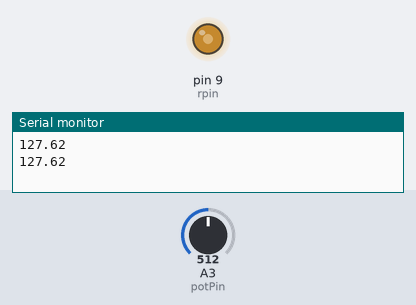
This sketch was run on a simulated Arduino Uno, built with avr-gcc and run on an emulated ATmega328P. On the bench: output pins drawn as LEDs (lit = HIGH), the last lines printed to the serial monitor. Inputs (shaded band) come from the test bench; at power-on: A3 (potPin) = 512.

Above: at 1.8 s.
1.9 s: A3 (potPin) set to 716
At 3.2 s:
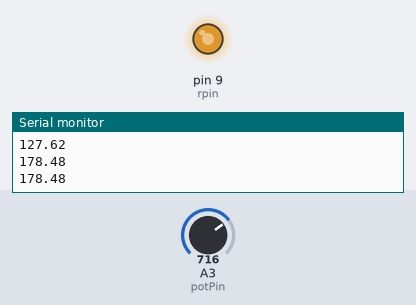
3.5 s: A3 (potPin) set to 900
At 5.0 s:
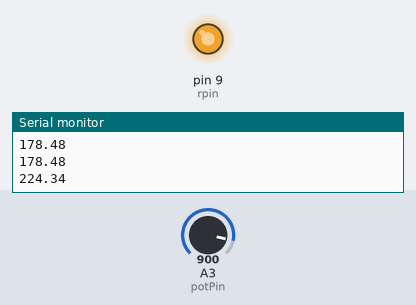
5.5 s: A3 (potPin) set to 122
At 6.5 s:
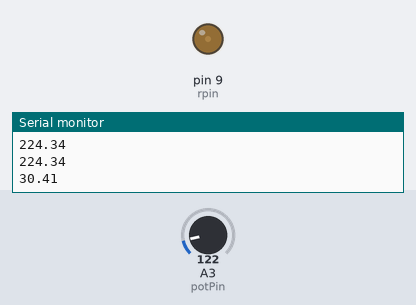
7.5 s: A3 (potPin) set to 0
At 9.2 s:
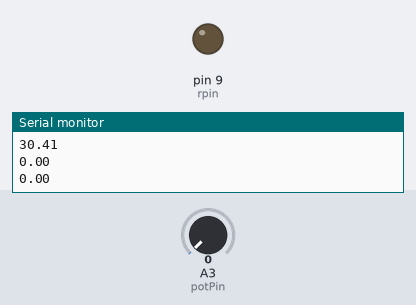
9.5 s: A3 (potPin) set to 511
At 10.8 s:
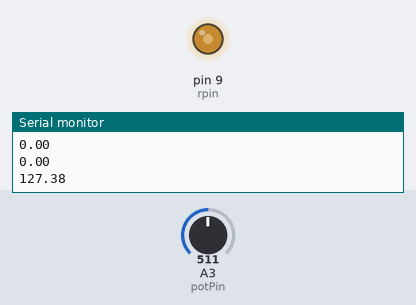
Timing chart, 0 to 12.5 s (numbered marks = the images above; inputs shaded):
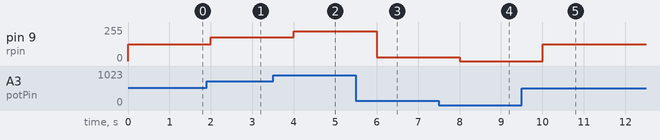

The sketch:

Fifth.ino
```cpp
// Here we would be introducing potentiometer and the varied inputs to perform different functions

// Arduino Potentiometer Controlled LED Brightness
// This program reads the value of a potentiometer from analog pin A3
// and adjusts the brightness of an LED connected to digital pin 9 using PWM.

// Pin definitions
int potPin = A3;       // Potentiometer is connected to analog pin A3
double potVal = 0.0;   // Variable to store raw potentiometer reading (0–1023)
double LEDval = 0.0;   // Variable to store mapped LED brightness value (0–255)
int rpin = 9;          // LED is connected to digital pin 9 (PWM capable)

void setup()
{
  pinMode(potPin, INPUT);   // Set potentiometer pin as input
  pinMode(rpin, OUTPUT);    // Set LED pin as output
  Serial.begin(9600);       // Initialize Serial Monitor at 9600 baud
}

void loop()
{
  potVal = analogRead(potPin);          // Read raw value from potentiometer (0–1023)

  LEDval = (255.0 / 1023.0) * potVal;   // Convert range (0–1023) → (0–255) for PWM

  analogWrite(rpin, LEDval);            // Write PWM value to LED (controls brightness)

  Serial.println(LEDval);               // Print LED brightness value to Serial Monitor

  delay(1000);                          // Wait 1 second before next reading
}
```

Measured:
- after the input at 1.9 s, pin 9 (rpin): 127/255 → 178/255 after 0.10 s
- after the input at 3.5 s, pin 9 (rpin): 178/255 → 224/255 after 0.50 s
- after the input at 5.5 s, pin 9 (rpin): 224/255 → 30/255 after 0.50 s
- after the input at 7.5 s, pin 9 (rpin): 30/255 → 0/255 after 0.51 s
- after the input at 9.5 s, pin 9 (rpin): 0/255 → 127/255 after 0.51 s
